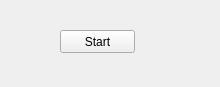
<?xml version="1.0" encoding="UTF-8"?>
<ui version="4.0">
 <class>Widget</class>
 <widget class="QWidget" name="Widget">
  <property name="geometry">
   <rect>
    <x>0</x>
    <y>0</y>
    <width>220</width>
    <height>87</height>
   </rect>
  </property>
  <property name="windowTitle">
   <string>Widget</string>
  </property>
  <widget class="QPushButton" name="btnStart">
   <property name="geometry">
    <rect>
     <x>60</x>
     <y>30</y>
     <width>75</width>
     <height>23</height>
    </rect>
   </property>
   <property name="text">
    <string>Start</string>
   </property>
  </widget>
 </widget>
 <resources/>
 <connections/>
</ui>
